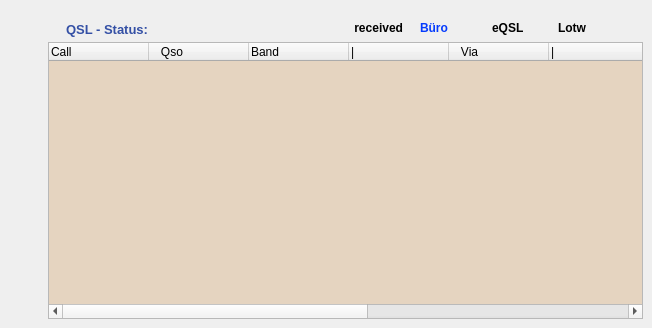
      <widget class="QWidget" name="Seite_3">
       <attribute name="title">
        <string> ( F8 ) QSL Status      </string>
       </attribute>
       <widget class="QTreeWidget" name="qslStatusList">
        <property name="geometry">
         <rect>
          <x>48</x>
          <y>42</y>
          <width>595</width>
          <height>277</height>
         </rect>
        </property>
        <property name="palette">
         <palette>
          <active>
           <colorrole role="Base">
            <brush brushstyle="SolidPattern">
             <color alpha="255">
              <red>229</red>
              <green>212</green>
              <blue>192</blue>
             </color>
            </brush>
           </colorrole>
          </active>
          <inactive>
           <colorrole role="Base">
            <brush brushstyle="SolidPattern">
             <color alpha="255">
              <red>229</red>
              <green>212</green>
              <blue>192</blue>
             </color>
            </brush>
           </colorrole>
          </inactive>
          <disabled>
           <colorrole role="Base">
            <brush brushstyle="SolidPattern">
             <color alpha="255">
              <red>244</red>
              <green>244</green>
              <blue>244</blue>
             </color>
            </brush>
           </colorrole>
          </disabled>
         </palette>
        </property>
        <property name="font">
         <font>
          <weight>50</weight>
          <bold>false</bold>
         </font>
        </property>
        <property name="focusPolicy">
         <enum>Qt::NoFocus</enum>
        </property>
        <property name="rootIsDecorated">
         <bool>false</bool>
        </property>
        <column>
         <property name="text">
          <string>Call</string>
         </property>
        </column>
        <column>
         <property name="text">
          <string>   Qso</string>
         </property>
        </column>
        <column>
         <property name="text">
          <string>Band</string>
         </property>
        </column>
        <column>
         <property name="text">
          <string>| </string>
         </property>
        </column>
        <column>
         <property name="text">
          <string>   Via</string>
         </property>
        </column>
        <column>
         <property name="text">
          <string>| </string>
         </property>
        </column>
        <column>
         <property name="text">
          <string> QSLs</string>
         </property>
        </column>
        <column>
         <property name="text">
          <string>|</string>
         </property>
        </column>
        <column>
         <property name="text">
          <string> eQSLs</string>
         </property>
        </column>
        <column>
         <property name="text">
          <string>|</string>
         </property>
        </column>
        <column>
         <property name="text">
          <string>LotWs</string>
         </property>
        </column>
       </widget>
       <widget class="QLabel" name="label_52">
        <property name="geometry">
         <rect>
          <x>66</x>
          <y>18</y>
          <width>130</width>
          <height>22</height>
         </rect>
        </property>
        <property name="palette">
         <palette>
          <active>
           <colorrole role="WindowText">
            <brush brushstyle="SolidPattern">
             <color alpha="255">
              <red>52</red>
              <green>80</green>
              <blue>165</blue>
             </color>
            </brush>
           </colorrole>
          </active>
          <inactive>
           <colorrole role="WindowText">
            <brush brushstyle="SolidPattern">
             <color alpha="255">
              <red>52</red>
              <green>80</green>
              <blue>165</blue>
             </color>
            </brush>
           </colorrole>
          </inactive>
          <disabled>
           <colorrole role="WindowText">
            <brush brushstyle="SolidPattern">
             <color alpha="255">
              <red>146</red>
              <green>145</green>
              <blue>144</blue>
             </color>
            </brush>
           </colorrole>
          </disabled>
         </palette>
        </property>
        <property name="font">
         <font>
          <pointsize>10</pointsize>
          <weight>75</weight>
          <bold>true</bold>
         </font>
        </property>
        <property name="text">
         <string>QSL - Status:</string>
        </property>
       </widget>
       <widget class="QLabel" name="label_55">
        <property name="geometry">
         <rect>
          <x>318</x>
          <y>18</y>
          <width>85</width>
          <height>19</height>
         </rect>
        </property>
        <property name="font">
         <font>
          <weight>75</weight>
          <bold>true</bold>
         </font>
        </property>
        <property name="text">
         <string>received</string>
        </property>
        <property name="alignment">
         <set>Qt::AlignRight|Qt::AlignTrailing|Qt::AlignVCenter</set>
        </property>
       </widget>
       <widget class="QLabel" name="label_56">
        <property name="geometry">
         <rect>
          <x>492</x>
          <y>18</y>
          <width>55</width>
          <height>19</height>
         </rect>
        </property>
        <property name="font">
         <font>
          <weight>75</weight>
          <bold>true</bold>
         </font>
        </property>
        <property name="text">
         <string>eQSL</string>
        </property>
       </widget>
       <widget class="QLabel" name="label_3">
        <property name="geometry">
         <rect>
          <x>558</x>
          <y>18</y>
          <width>49</width>
          <height>19</height>
         </rect>
        </property>
        <property name="font">
         <font>
          <weight>75</weight>
          <bold>true</bold>
         </font>
        </property>
        <property name="text">
         <string>Lotw</string>
        </property>
       </widget>
       <widget class="QLabel" name="label_57">
        <property name="geometry">
         <rect>
          <x>420</x>
          <y>18</y>
          <width>49</width>
          <height>19</height>
         </rect>
        </property>
        <property name="palette">
         <palette>
          <active>
           <colorrole role="WindowText">
            <brush brushstyle="SolidPattern">
             <color alpha="255">
              <red>5</red>
              <green>59</green>
              <blue>253</blue>
             </color>
            </brush>
           </colorrole>
          </active>
          <inactive>
           <colorrole role="WindowText">
            <brush brushstyle="SolidPattern">
             <color alpha="255">
              <red>5</red>
              <green>59</green>
              <blue>253</blue>
             </color>
            </brush>
           </colorrole>
          </inactive>
          <disabled>
           <colorrole role="WindowText">
            <brush brushstyle="SolidPattern">
             <color alpha="255">
              <red>126</red>
              <green>125</green>
              <blue>124</blue>
             </color>
            </brush>
           </colorrole>
          </disabled>
         </palette>
        </property>
        <property name="font">
         <font>
          <weight>75</weight>
          <bold>true</bold>
         </font>
        </property>
        <property name="text">
         <string>Büro</string>
        </property>
       </widget>
      </widget>
